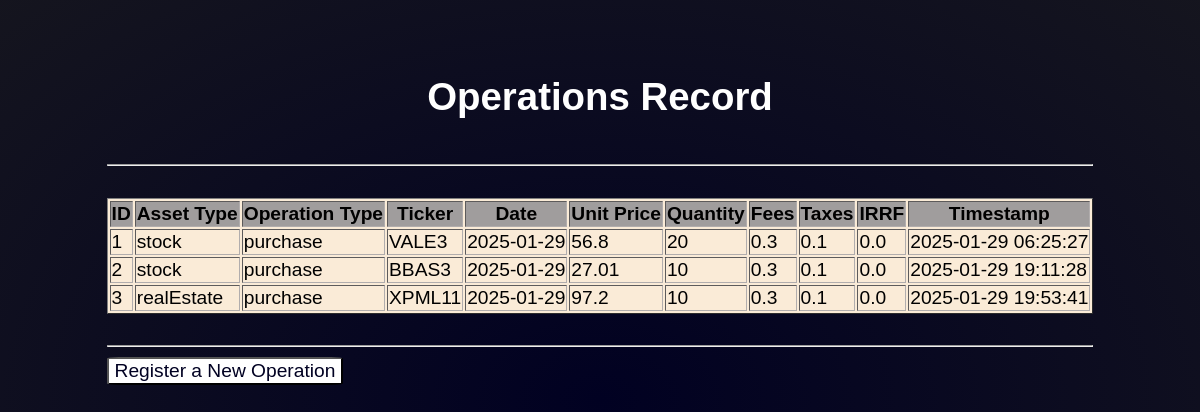
Before: /records with the older database file.
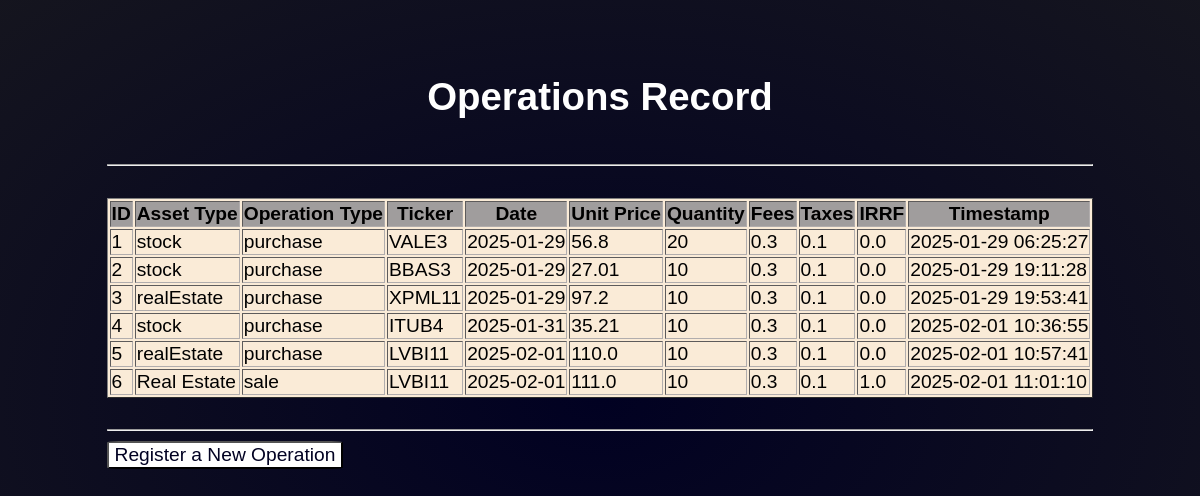
After: the same page with the newer database file.
### tables this page shows
CREATE TABLE operations (
            id INTEGER PRIMARY KEY AUTOINCREMENT,
            asset_type TEXT NOT NULL,
            operation_type TEXT NOT NULL,
            ticker TEXT NOT NULL,
            date TEXT NOT NULL,
            unit_price REAL NOT NULL,
            quantity INTEGER NOT NULL,
            fees REAL NOT NULL,
            taxes REAL NOT NULL,
            irrf REAL NOT NULL,
            timestamp TEXT NOT NULL
        );

### app.py (the view)
@app.route("/records")
def records():
    operations = get_operations()
    return render_template("records.html", operations=operations)

### utils.py (called while the page is built)
def get_operations():
    connection = sqlite3.connect("database/operations.db")
    cursor = connection.cursor()
    cursor.execute("SELECT * FROM operations")
    results = cursor.fetchall()
    connection.close()
    return results

### templates/records.html (shortened to what this page needs)
<!DOCTYPE html>
<html lang="en">
<head>
    <link rel="stylesheet" href="{{ url_for('static', filename='style.css') }}">
</head>
<body>
    <header>
    <h1>Operations Record</h1></header>
    <hr><br>
    <table border="1">
        <tr>
            <th>ID</th>
            <th>Asset Type</th>
            <th>Operation Type</th>
            <th>Ticker</th>
            <th>Date</th>
            <th>Unit Price</th>
            <th>Quantity</th>
            <th>Fees</th>
            <th>Taxes</th>
            <th>IRRF</th>
            <th>Timestamp</th>
        </tr>
        {% for op in operations %}
        <tr>
            <td>{{ op[0] }}</td>
            <td>{{ op[1] }}</td>
            <td>{{ op[2] }}</td>
            <td>{{ op[3] }}</td>
            <td>{{ op[4] }}</td>
            <td>{{ op[5] }}</td>
            <td>{{ op[6] }}</td>
            <td>{{ op[7] }}</td>
            <td>{{ op[8] }}</td>
            <td>{{ op[9] }}</td>
            <td>{{ op[10] }}</td>
        </tr>
        {% endfor %}
    </table>
    <br><hr>
    <button type="button" onclick="window.location.href='/'">Register a New Operation</button>
</body>
</html>

### static/style.css (style rules this page uses)
html { height: 100%; display: flex; justify-content: center; }
body, button { font-family: sans-serif; font-size: 1.2rem; }
body { margin: 15px; padding: 2vw; background-image: radial-gradient(rgb(1, 1, 34) 0vw, rgb(29, 29, 29) 100vw); color: #ffffff; align-items: center; }
header { color: white; padding: 10px 0; text-align: center; }
button { border-radius: 5%; background-color: #ffffff; color: rgb(1, 1, 34); }
td { white-space: nowrap; }
table { background-color: antiquewhite; color: black; }
th { background-color: rgb(160, 157, 157); }
tr, th, td { border-color: rgb(177, 173, 173); }

Changed rows visible on the page:
added operations: id "4", asset_type "stock", operation_type "purchase", ticker "ITUB4", date "2025-01-31", unit_price "35.21", quantity "10", fees "0.3", taxes "0.1", irrf "0.0", timestamp "2025-02-01 10:36:55"
added operations: id "5", asset_type "realEstate", operation_type "purchase", ticker "LVBI11", date "2025-02-01", unit_price "110.0", quantity "10", fees "0.3", taxes "0.1", irrf "0.0", timestamp "2025-02-01 10:57:41"
added operations: id "6", asset_type "Real Estate", operation_type "sale", ticker "LVBI11", date "2025-02-01", unit_price "111.0", quantity "10", fees "0.3", taxes "0.1", irrf "1.0", timestamp "2025-02-01 11:01:10"
